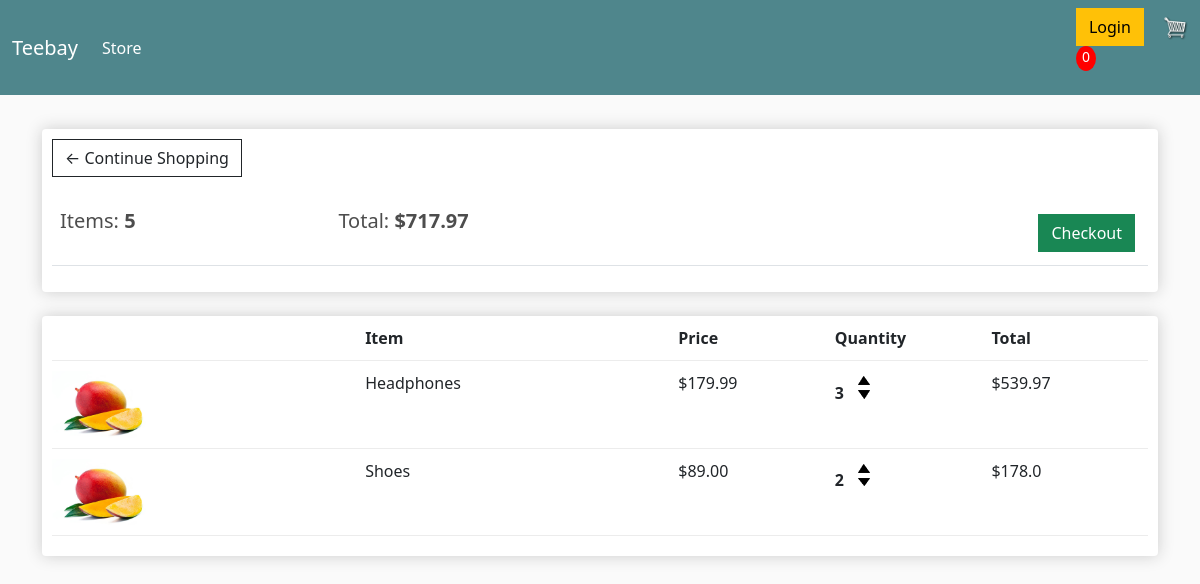
The app's page /cart/ (signed in) with its own data.
### store/models.py (models this page shows, shortened)
class Order(models.Model):
    customer = models.ForeignKey(Customer, on_delete=models.SET_NULL, blank=True, null=True)
    date_order = models.DateTimeField(auto_now_add=True)
    complete = models.BooleanField(default=False, null=True, blank=False)
    transaction_id = models.CharField(max_length=200, null=True)
    @property
    def get_cart_total(self):
        orderitems = self.orderitem_set.all()
        total = sum([item.get_total for item in orderitems])
        return total
    @property
    def get_cart_items(self):
        orderitems = self.orderitem_set.all()
        total = sum([item.quantity for item in orderitems])
        return total

class OrderItem(models.Model):
    product = models.ForeignKey(Product, on_delete=models.SET_NULL, blank=True, null=True)
    order = models.ForeignKey(Order, on_delete=models.SET_NULL, blank=True, null=True)
    quantity = models.IntegerField(default=0, null=True, blank=True)
    date_added = models.DateTimeField(auto_now_add=True)
    @property
    def get_total(self):
        total = self.product.price * self.quantity
        return total

class Product(models.Model):
    name = models.CharField(max_length=200, null=True)
    price = models.FloatField()
    digital = models.BooleanField(default=False, null=True, blank=False)
    image = models.ImageField(null=True, blank=True)
    @property
    def imageURL(self):
        try:
            url = self.image.url
        except:
            url = ''
        return url

### store/views.py (the view)
# urls.py: path('cart/', views.cart, name="cart"),
def cart(request):
    if request.user.is_authenticated:
        customer = request.user.customer
        order, created = Order.objects.get_or_create(customer=customer, complete=False)
        items = order.orderitem_set.all()
    else:
        items = []
        order = {'get_curt_total':0, 'get_curt_items':0}
    context = {'items':items, 'order':order}
    return render(request, 'store/cart.html', context)

### store/templates/store/cart.html
{% extends 'store/main.html' %}
{% load static %}
{% block content %}
<div class="row">
    <div class="col-lg-12">
        <div class="box-element">
            <a  class="btn btn-outline-dark" href="{% url 'store' %}">&#x2190; Continue Shopping</a>
            <br>
            <br>
            <table class="table">
                <tr>
                    <th><h5>Items: <strong>{{order.get_cart_items}}</strong></h5></th>
                    <th><h5>Total:<strong> ${{order.get_cart_total|floatformat:2}}</strong></h5></th>
                    <th>
                        <a  style="float:right; margin:5px;" class="btn btn-success" href="{% url 'checkout' %}">Checkout</a>
                    </th>
                </tr>
            </table>
        </div>
        <br>
        <div class="box-element">
            <div class="cart-row">
                <div style="flex:2"></div>
                <div style="flex:2"><strong>Item</strong></div>
                <div style="flex:1"><strong>Price</strong></div>
                <div style="flex:1"><strong>Quantity</strong></div>
                <div style="flex:1"><strong>Total</strong></div>
            </div>
            {% for item in items %}
            <div class="cart-row">
                <div style="flex:2"><img class="row-image" src="{{item.product.imageURL}}"></div>
                <div style="flex:2"><p>{{item.product.name}}</p></div>
                <div style="flex:1"><p>${{item.product.price|floatformat:2}}</p></div>
                <div style="flex:1">
                    <p class="quantity">{{item.quantity}}</p>
                    <div class="quantity">
                        <img class="chg-quantity" src="{% static  'images/arrow-up.png' %}">
                        <img class="chg-quantity" src="{% static  'images/arrow-down.png' %}">
                    </div>
                </div>
                <div style="flex:1"><p>${{item.get_total}}</p></div>
            </div>
            {% endfor %}
        </div>
    </div>
</div>
{% endblock content %}

### static/css/main.css (style rules this page uses)
body { background-color: hsl(0, 0%, 98%); }
h1,h2,h3,h4,h5,h6 { color:hsl(0, 0%, 30%); }
.box-element { box-shadow:hsl(0, 0%, 80%) 0 0 16px; background-color: #fff; border-radius: 4px; padding: 10px; }
.col-lg-4, .col-lg-6, .col-lg-8, .col-lg-12 { margin-top: 10px; }
.btn { border-radius: 0; }
.row-image { width: 100px; }
.cart-row { display: flex; align-items: flex-stretch; padding-bottom: 10px; margin-bottom: 10px; border-bottom: 1px solid #ececec; }
.quantity { display: inline-block; font-weight: 700; padding-right:10px; }
.chg-quantity { width: 12px; cursor: pointer; display: block; margin-top: 5px; transition:.1s; }

### records on screen
Order: get_cart_items "5", get_cart_total "717.97"
OrderItem: product.imageURL (picture), product.name "Headphones", product.price "179.99", quantity "3", get_total "539.97"
OrderItem: product.imageURL (picture), product.name "Shoes", product.price "89.00", quantity "2", get_total "178.0"
